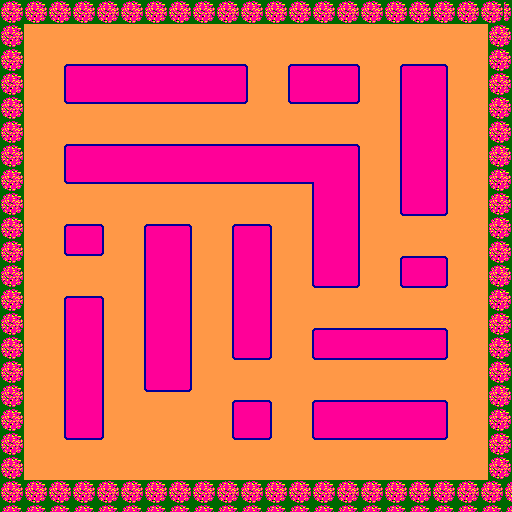

This game map was drawn from its Tiled (.tmx) file and the tilesets committed beside it. A one-line description and the trimmed map source follow:
An orthogonal 64x64 tile map with 8x8 px tiles, 1 tile layer (Tile Layer 1).

<map version="1.9" tiledversion="1.9.2" orientation="orthogonal" renderorder="right-down" width="64" height="64" tilewidth="8" tileheight="8" infinite="0" nextlayerid="2" nextobjectid="1">
 <editorsettings>
  <export target="trackBG.c" format="gba" />
 </editorsettings>
 <tileset firstgid="1" source="tileset.tsx" />
 <layer id="1" name="Tile Layer 1" width="64" height="64">
  <data>[4096 cells, 4096 non-empty, 20 distinct tile ids]</data>
 </layer>
</map>
